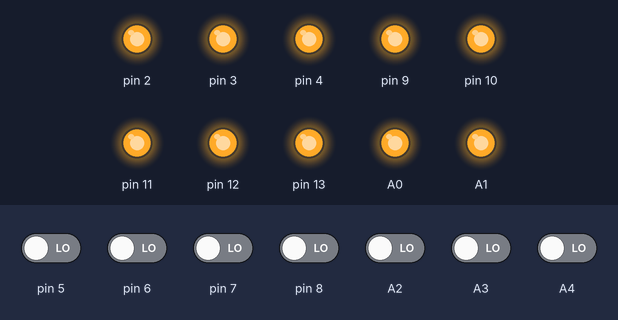
Simulated run of this sketch. Board: Arduino Nano, built with avr-gcc and run on an emulated ATmega328P. Parts: output pins drawn as LEDs (lit = HIGH). The inputs (shaded band) are chosen by the test bench; at power-on: A2–4, pin 5–8 LOW. Pins used as bus, display or sensor lines are not drawn; what the sketch prints to the serial monitor is not drawn.

Above: at 4.3 s.
4.4 s: pin 7 driven HIGH
At 5.7 s:
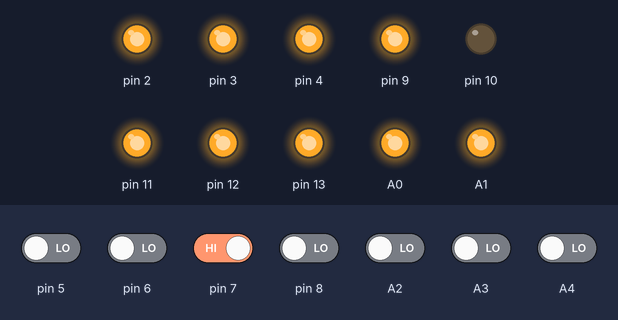
7.4 s: pin 8 driven HIGH
At 8.61 s:
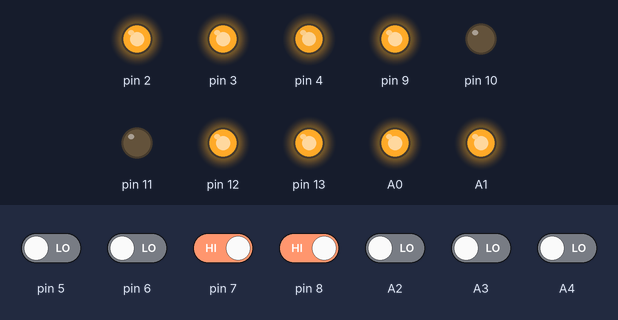
10.4 s: A4 driven HIGH
At 11.73 s:
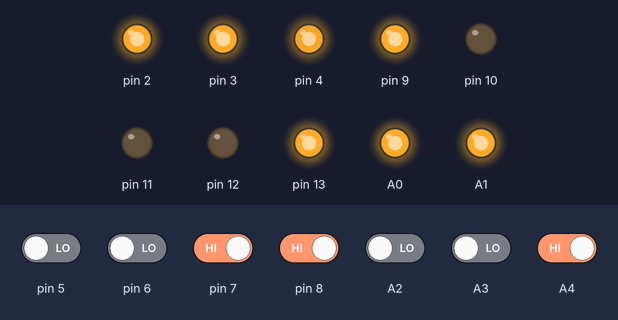
13.4 s: pin 5 driven HIGH
At 13.8 s:
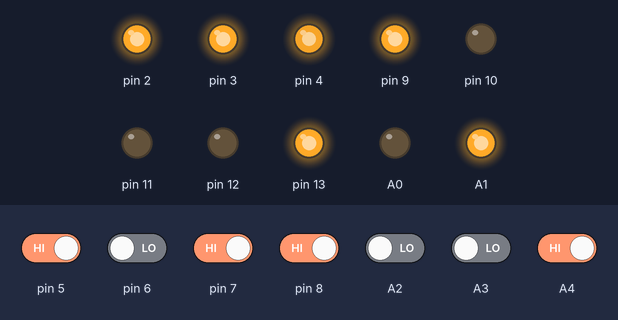
16.4 s: pin 6 driven HIGH
At 16.83 s:
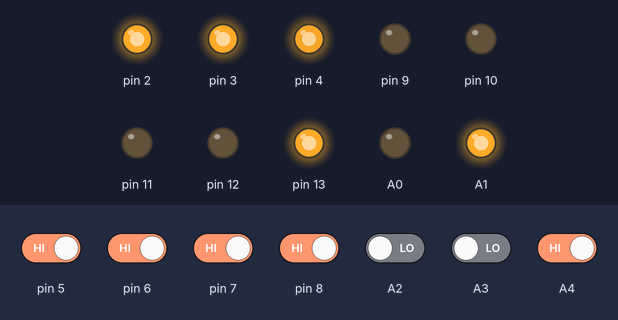
19.4 s: A2 driven HIGH
At 21.75 s:
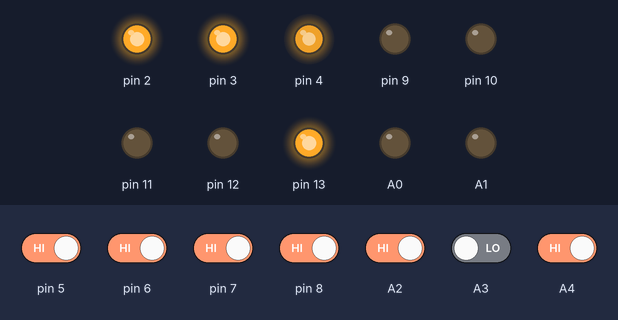
Timing chart, 0 to 23.4 s (numbered marks = the images above; inputs shaded):
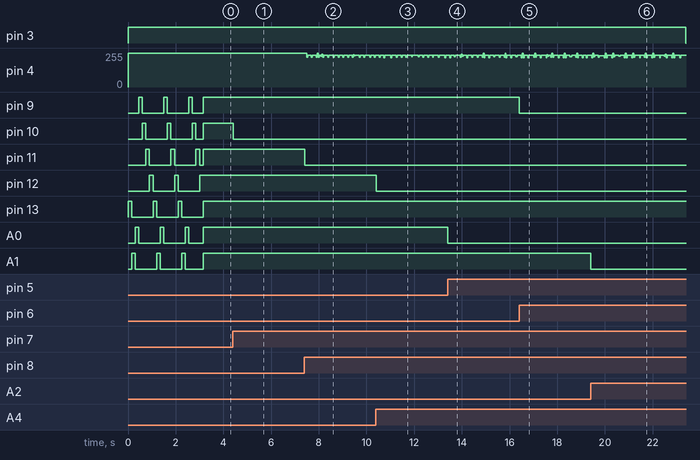

The sketch:

Nano_Main__IR_.ino
```cpp
/*
 Name:		Nano_Main_IR.ino
 Created:	April 2018 for RoboCup
 Author:	Christopher Dirks
*/

#include "IR.h"

//Characteristics
//#define COUNTER_MAX						700
//#define COUNTER_ADDITION				6
//#define COUNTER_SEEING_THRESHOLD		600
//#define COUNTER_NOT_SEEING_THRESHOLD	100

//#define LED				44	//testing
//#define IR				A0	//testing
//#define IR_SUPPLY		A1	//testing

//LEDs
//#define LED_FRONT_RIGHT 13
//#define LED_FRONT_LEFT	A1
//#define LED_LEFT		A0
//#define LED_LEFT_BACK	9
//#define LED_BACK		10
//#define LED_RIGHT_BACK	11
//#define LED_RIGHT		12

//IRs
//#define IR_FRONT_RIGHT	A3
//#define IR_FRONT_LEFT	A2
//#define IR_LEFT			5
//#define IR_LEFT_BACK	6
//#define IR_BACK			7	//intermitant
//#define IR_RIGHT_BACK	8	//intermitant
//#define IR_RIGHT		A4	//intermitant

//IR Supply
//#define IR_VCC_FRONT_RIGHT	2
//#define IR_VCC_FRONT_LEFT	1
//#define IR_VCC_LEFT			0
//#define IR_VCC_RIGHT		3
//#define IR_VCC_BACK			4

/*
//Counter
unsigned int FrontRightCounter	= 0;

//not seen counter
long notSeenFrontRightCounter	= 0;

long notSeenCounter = 0;

//Booleans
bool FrontRightDetected	= false;	bool prevFrontRightDetected		= false;
*/

//create instaces of IR sensors
// Name,	 sensorPin, supplyPin, LedOutputPin, autoRestart, counterLimit, counterIncrement, DetectThreshold, NotDetectThreshold
IR frontRight(A3,       2,         13,           false,       700,          6,                600,             100               );
IR frontLeft (A2,       1,         A1,           false,       700,          6,                600,             100               );
IR left      (5,        0,         A0,           true,        700,          6,                600,             100               );
IR leftBack  (6,        4,         9 ,           false,       700,          6,                600,             100               );
IR back      (7,        4,         10,           true,        700,          6,                600,             100               );
IR rightBack (8,        4,         11,           true,        700,          6,                600,             100               );
IR right     (A4,       3,         12,           true,        700,          6,                600,             100               );

// the setup function runs once when you press reset or power the board
void setup() {

	//start Serial
	Serial.begin(57600);
	Serial.println("*** Begin ***");

	//startup cool thingy
	LEDCircleFlash();
	LEDCircleFlash();
	LEDCircleFlash();

	//Mega test
	/*pinMode(44, OUTPUT);
	digitalWrite(44, HIGH);
	delay(100);
	digitalWrite(44, LOW);
	delay(100);
	pinMode(A1, OUTPUT);
	digitalWrite(A1, HIGH);
	pinMode(A0, INPUT);*/
}

IR_STATUS backSensorsSharedStatus = RESET_ON;
void loop() {

	frontRight.tick();
	frontLeft.tick();
	left.tick();
	right.tick();

	//Due to limited output pins on the nano, the back three sensors share a common power supply pin and need to share a common status.
	//If we did not do this we would end up trying to read data from sensors that are powered down unexpectedly.
	backSensorsSharedStatus = back.tick(backSensorsSharedStatus);
	backSensorsSharedStatus = leftBack.tick(backSensorsSharedStatus);
	backSensorsSharedStatus = rightBack.tick(backSensorsSharedStatus);
}


/*void loop2() {// the loop function runs over and over again until power down or reset

	prevFrontRightDetected = FrontRightDetected;
//	if (++loopcounter == 5) {
//		Serial.print(FrontRightCounter);
//		Serial.print(",");
//		Serial.println(notSeenCounter);
//		loopcounter = 0;
//	}

	// adjust high speed counter
	if (digitalRead(IR_RIGHT_BACK) == LOW) //if the IR is receiving something
	{
		FrontRightCounter += (FrontRightCounter < COUNTER_MAX ? COUNTER_ADDITION : 0);//if IR is on & if counter>250 then +2 t counter else +0
//		notSeenCounter = 0;
	}
	else //IR == HIGH ==> IR not seing anything
	{
		notSeenCounter++;
		FrontRightCounter -= (FrontRightCounter > 0);//If IR is off then -1 (if counter > than 0)
	}

	//Determine if we are realiably seeing, or not seeing the ball

	if (FrontRightCounter > COUNTER_SEEING_THRESHOLD) {
		FrontRightDetected = true;
	}
	if (FrontRightCounter < COUNTER_NOT_SEEING_THRESHOLD) {
		FrontRightDetected = false;
	}


	if (FrontRightDetected != prevFrontRightDetected)//if ball detected has changed up date the LED
	{
		digitalWrite(LED_RIGHT_BACK,FrontRightDetected);//turn LED on/off
	}

	// Reset the IR Sensor if nothing seen for a long while
	if (notSeenCounter > (COUNTER_MAX+100)) {
		digitalWrite(IR_VCC_BACK, LOW);
		delayMicroseconds(400);
		digitalWrite(IR_VCC_BACK, HIGH);
		notSeenCounter = 0;
		delayMicroseconds(400);
		//Serial.println("Reset");
	}
}*/

void LEDCircleFlash() {
	frontRight.flash();
	frontLeft.flash();
	left.flash();
	leftBack.flash();
	back.flash();
	rightBack.flash();
	right.flash();
}
```

IR.cpp
```cpp
// Individual Motor related functions, ect.
//
//

/*-----( Import needed stuff )-----*/
#include "IR.h"

/*-----(       Settings         )-----*/
#define	RESET_TICKS	40	//<-Confirm TODO
#define FLASH_MS 150

/*-----(     Class Methods      )-----*/
IR::IR(
	const uint8_t  sensorPin,			//IR sensor pin conection
	const uint8_t  supplyPin,			//IR sensor vcc conection
	const uint8_t  LedOutputPin,		//LED pin conection
	const bool	   autoRestart,			//TRUE/FALSE restart required when reading
	const uint16_t counterLimit,		//
	const uint8_t  counterIncrement,	//
	const uint16_t DetectThreshold,		//
	const uint16_t NotDetectThreshold	//
) :
	SENSOR_PIN(sensorPin),
	SUPPLY_PIN(supplyPin),
	LED_OUTPUT_PIN(LedOutputPin),
	AUTO_RESTART(autoRestart),
	COUNTER_LIMIT(counterLimit),
	COUNTER_INCREMENT(counterIncrement),
	DETECT_THRESHOLD(DetectThreshold),
	NOT_DETECT_THRESHOLD(NotDetectThreshold)
{
	pinMode(SENSOR_PIN, INPUT);
	pinMode(SUPPLY_PIN, OUTPUT);
	pinMode(LED_OUTPUT_PIN, OUTPUT);
	digitalWrite(SUPPLY_PIN, HIGH);

	if (AUTO_RESTART)
	{
		status = RESET_ON;
	}
	else
	{
		status = OK;
	}

}
IR_STATUS IR::tick(IR_STATUS sharedStatus) {
	status = sharedStatus;
	tick();
	return status;
}

void IR::tick()
{
	switch (status)
	{

	case OK://Read sensor and update output/led

		prevBallDetected = ballDetected;

		// adjust high speed counter
		if (digitalRead(SENSOR_PIN) == LOW) //when the IR is receiving something
		{
			Counter += (Counter < COUNTER_LIMIT ? COUNTER_INCREMENT : 0);//add to counter up to limit
		}
		else //IR == HIGH ==> IR not seing anything
		{
			resetCounter++;
			Counter -= (Counter > 0);//If IR is off then -1 (if counter > than 0)
		}

		//Determine if we are realiably seeing, or not seeing the ball
		if (Counter > DETECT_THRESHOLD) {
			ballDetected = true;
		}
		if (Counter < NOT_DETECT_THRESHOLD) {
			ballDetected = false;
		}

		//update LED when ball detected changes
		if (ballDetected != prevBallDetected)//if ball detected has changed up date the LED
		{
			digitalWrite(LED_OUTPUT_PIN, ballDetected);//turn LED on/off
		}

		// If required, reset the IR Sensor periodicaly
		if (AUTO_RESTART) {
			if (resetCounter > (COUNTER_LIMIT + 100)) {
				resetCounter = 0;
				resetTickCounter = 0;

				status = RESET_OFF;
			}
		}
		break;

	case RESET_OFF:
		// Reset the IR Sensor by turning it off
		digitalWrite(SUPPLY_PIN, LOW);
		if (resetTickCounter<RESET_TICKS)
		{
			resetTickCounter++;
		}
		else {
			status = RESET_ON;
			resetTickCounter==0;
		}

		break;


	case RESET_ON:
		// Restart the IR Sensor by turning it on
		digitalWrite(SUPPLY_PIN, HIGH);

		if (resetTickCounter<RESET_TICKS)
		{
			resetTickCounter++;
		}
		else {
			status = OK;
			resetTickCounter = 0;
		}

		break;


	case NOT_SET:
	default:
		digitalWrite(LED_OUTPUT_PIN, HIGH);
		Serial.println("ERROR: IR tick (case NOT_SET:)");
		delay(10000);
		digitalWrite(LED_OUTPUT_PIN, LOW);
		break;
	}
}

void IR::flash()
{
	digitalWrite(LED_OUTPUT_PIN, HIGH);
	delay(FLASH_MS);
	digitalWrite(LED_OUTPUT_PIN, LOW);
}
```

IR.h
```cpp
// IR.h

#ifndef _IR_h
#define _IR_h

#if defined(ARDUINO) && ARDUINO >= 100
	#include "arduino.h"
#else
	#include "WProgram.h"
#endif

//enum SENSOR_LOCATION
//{
//	LOCATION_NOT_SET,
//	FRONT_RIGHT,
//	FRONT_LEFT,
//	LEFT,
//	LEFT_BACK,
//	BACK,
//	RIGHT_BACK,
//	RIGHT,
//};

enum IR_STATUS
{
	NOT_SET,
	OK,
	RESET_OFF,
	RESET_ON
};

class IR {

private:

	const uint8_t SENSOR_PIN;			//IR sensor pin conection
	const uint8_t SUPPLY_PIN;			//IR sensor vcc conection
	const uint8_t LED_OUTPUT_PIN;		//LED pin/output to mega pin conection
	const bool    AUTO_RESTART;			//TRUE/FALSE restart required when reading
	const uint8_t COUNTER_LIMIT;		//
	const uint8_t COUNTER_INCREMENT;	//
	const uint8_t DETECT_THRESHOLD;		//
	const uint8_t NOT_DETECT_THRESHOLD;	//

	unsigned int resetTickCounter = 0;
	unsigned int Counter = 0;
	long resetCounter = 0;
	bool prevBallDetected = false;

	IR_STATUS status;

protected:

public:

	bool ballDetected = false;

	IR( const uint8_t  sensorPin,			//IR sensor pin conection
		const uint8_t  supplyPin,			//IR sensor vcc conection
		const uint8_t  LedOutputPin,		//LED pin conection
		const bool	   autoRestart,			//TRUE/FALSE restart required when reading
		const uint16_t counterLimit,		//
		const uint8_t  counterIncrement,	//
		const uint16_t DetectThreshold,		//
		const uint16_t NotDetectThreshold	//
		);

	void tick();
	IR_STATUS tick(IR_STATUS sharedStatus);
	void flash();

};
#endif
```

Measured:
- after the input at 4.4 s, pin 10: HIGH → LOW at once
- after the input at 7.4 s, pin 11: HIGH → LOW at once
- after the input at 10.4 s, pin 12: HIGH → LOW at once
- after the input at 13.4 s, pin 3: stays HIGH (without the input it goes to LOW after 3.0 s); A0: HIGH → LOW at once
- after the input at 16.4 s, pin 3: stays HIGH (without the input it goes to LOW after 3.0 s); pin 9: HIGH → LOW at once
- after the input at 19.4 s, pin 3: HIGH → LOW after 4.0 s; A1: HIGH → LOW at once
- by itself, pin 13, A1: alternates HIGH for 0.15 s and LOW for 0.90 s
